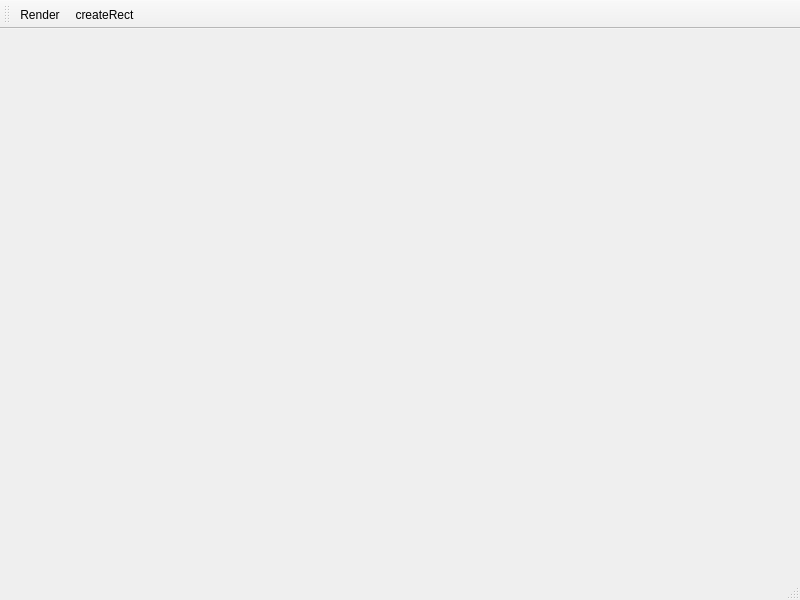
<?xml version="1.0" encoding="UTF-8"?>
<ui version="4.0">
 <class>MainWindow</class>
 <widget class="QMainWindow" name="MainWindow">
  <property name="geometry">
   <rect>
    <x>0</x>
    <y>0</y>
    <width>800</width>
    <height>600</height>
   </rect>
  </property>
  <property name="windowTitle">
   <string>MainWindow</string>
  </property>
  <widget class="Example" name="centralwidget"/>
  <widget class="QMenuBar" name="menubar">
   <property name="geometry">
    <rect>
     <x>0</x>
     <y>0</y>
     <width>800</width>
     <height>26</height>
    </rect>
   </property>
  </widget>
  <widget class="QStatusBar" name="statusbar"/>
  <widget class="QToolBar" name="toolBar">
   <property name="windowTitle">
    <string>toolBar</string>
   </property>
   <attribute name="toolBarArea">
    <enum>TopToolBarArea</enum>
   </attribute>
   <attribute name="toolBarBreak">
    <bool>false</bool>
   </attribute>
   <addaction name="actionRender"/>
   <addaction name="actioncreateRect"/>
  </widget>
  <action name="actionRender">
   <property name="text">
    <string>Render</string>
   </property>
   <property name="toolTip">
    <string>Render</string>
   </property>
  </action>
  <action name="actioncreateRect">
   <property name="checkable">
    <bool>true</bool>
   </property>
   <property name="text">
    <string>createRect</string>
   </property>
  </action>
 </widget>
 <customwidgets>
  <customwidget>
   <class>Example</class>
   <extends>QWidget</extends>
   <header location="global">Example.h</header>
   <container>1</container>
  </customwidget>
 </customwidgets>
 <resources/>
 <connections/>
</ui>
